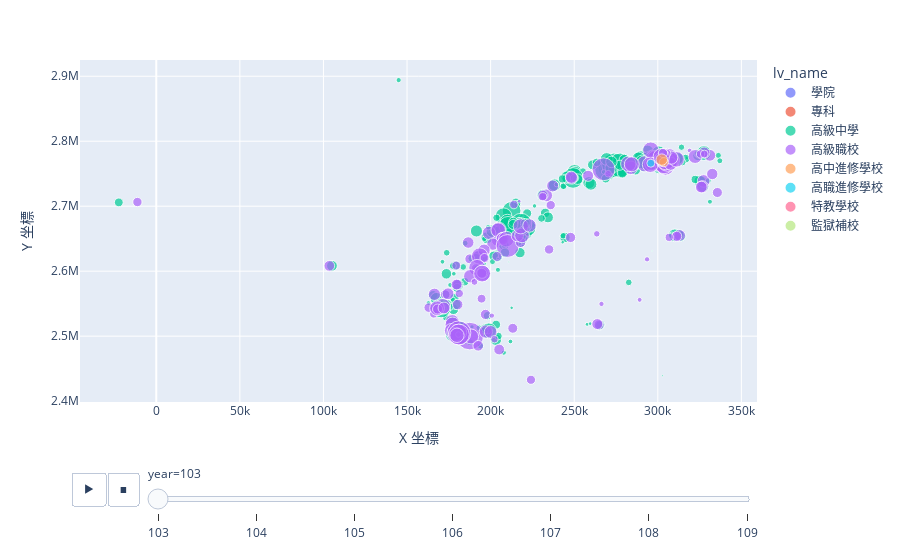

The cell this chart's notebook holds for it:
### Markdown cell above
### Q1：哪些學校師生比最高（一個老師要顧最多學生）？
私立巨人高中一直都有很高的師生比，109年是36學生/老師，嘉揚高中(39.57)及新光高中(44.14)在109年也有很高的師生比。
以高職來說，永平工商、開平餐飲、萬能工商、光隆家商等，都曾經在歷年資料中有最高的師生比，但較令人注目的仍是中山工商，學生數量最多(109年有8449人)，師生比維持在20以上，平均每一班的人數也保持40人以上。
### Q2：哪些學校平均班級人數最少？班級人數跟師生比是不是正相關(班級人數越少，師生比越低)？
私立漢英高中(4.5)及南海月光實驗中學(9.3)有最少的平均班級人數，私立芳曙商工(7.6)是高職中最低者。
高職有較明顯的負相關情況，班級人數一多，師生比就變大，高中則在不同的師生比狀態下，都有不同的班級人數。
### Q3：從103年到109年，有什麼變化？
1. 高職師生比減少、班級學生數變少：可從高職資料點的持續往左下移動看出趨勢
2. 高中各校學生數量有減少趨勢：可以從藍色資料點的縮小看出
3. 高中的師生比及平均班級人數有分散趨勢，可能代表不同高中嘗試不同教學特色

### Code cell
fig = px.scatter(base
                 , x='X 坐標', y='Y 坐標'
                 , color="lv_name", size="stud", hover_name="學校名稱", animation_frame = "year")
#fig.update_xaxes(range=[0, 0.15])
fig.show()

### Figure 1 — Plotly figure (JSON) as saved in the notebook; plotly's stock layout.template omitted (floating-point values rounded to 4 significant figures; data arrays with more than 128 entries replaced by an {"elided": "..."} marker saying what was removed)
{"data": [{"hovertemplate": "<b>%{hovertext}</b><br><br>lv_name=學院<br>year=103<br>X 坐標=%{x}<br>Y 坐標=%{y}<br>stud=%{marker.size}<extra></extra>", "hovertext": ["國立臺灣戲曲學院附設高職"], "legendgroup": "學院", "marker": {"color": "#636efa", "size": [400], "sizemode": "area", "sizeref": 24.76, "symbol": "circle"}, "mode": "markers", "name": "學院", "orientation": "v", "showlegend": true, "type": "scatter", "x": [null], "xaxis": "x", "y": [null], "yaxis": "y"}, {"hovertemplate": "<b>%{hovertext}</b><br><br>lv_name=專科<br>year=103<br>X 坐標=%{x}<br>Y 坐標=%{y}<br>stud=%{marker.size}<extra></extra>", "hovertext": ["國立臺東專科學校附設高職"], "legendgroup": "專科", "marker": {"color": "#EF553B", "size": [935], "sizemode": "area", "sizeref": 24.76, "symbol": "circle"}, "mode": "markers", "name": "專科", "orientation": "v", "showlegend": true, "type": "scatter", "x": [null], "xaxis": "x", "y": [null], "yaxis": "y"}, {"hovertemplate": "<b>%{hovertext}</b><br><br>lv_name=高級中學<br>year=103<br>X 坐標=%{x}<br>Y 坐標=%{y}<br>stud=%{marker.size}<extra></extra>", "hovertext": {"elided": "346 str values"}, "legendgroup": "高級中學", "marker": {"color": "#00cc96", "size": {"elided": "346 int values"}, "sizemode": "area", "sizeref": 24.76, "symbol": "circle"}, "mode": "markers", "name": "高級中學", "orientation": "v", "showlegend": true, "type": "scatter", "x": {"elided": "346 float values"}, "xaxis": "x", "y": {"elided": "346 float values"}, "yaxis": "y"}, {"hovertemplate": "<b>%{hovertext}</b><br><br>lv_name=高級職校<br>year=103<br>X 坐標=%{x}<br>Y 坐標=%{y}<br>stud=%{marker.size}<extra></extra>", "hovertext": {"elided": "154 str values"}, "legendgroup": "高級職校", "marker": {"color": "#ab63fa", "size": {"elided": "154 int values"}, "sizemode": "area", "sizeref": 24.76, "symbol": "circle"}, "mode": "markers", "name": "高級職校", "orientation": "v", "showlegend": true, "type": "scatter", "x": {"elided": "154 float values"}, "xaxis": "x", "y": {"elided": "154 float values"}, "yaxis": "y"}, {"hovertemplate": "<b>%{hovertext}</b><br><br>lv_name=高中進修學校<br>year=103<br>X 坐標=%{x}<br>Y 坐標=%{y}<br>stud=%{marker.size}<extra></extra>", "hovertext": ["私立南華高中進修學校", "私立志仁中學進修學校"], "legendgroup": "高中進修學校", "marker": {"color": "#FFA15A", "size": [1057, 1642], "sizemode": "area", "sizeref": 24.76, "symbol": "circle"}, "mode": "markers", "name": "高中進修學校", "orientation": "v", "showlegend": true, "type": "scatter", "x": [303600.0, 302400.0], "xaxis": "x", "y": [2768000.0, 2772000.0], "yaxis": "y"}, {"hovertemplate": "<b>%{hovertext}</b><br><br>lv_name=高職進修學校<br>year=103<br>X 坐標=%{x}<br>Y 坐標=%{y}<br>stud=%{marker.size}<extra></extra>", "hovertext": ["私立光華高商進修學校", "國立宜蘭大學附設農工職業進修學校", "國立臺中科技大學附設高商進修學校", "國立成功大學附設高工進修學校", "國立臺北商業大學附設高商進修學校"], "legendgroup": "高職進修學校", "marker": {"color": "#19d3f3", "size": [791, 36, 85, 356, 189], "sizemode": "area", "sizeref": 24.76, "symbol": "circle"}, "mode": "markers", "name": "高職進修學校", "orientation": "v", "showlegend": true, "type": "scatter", "x": [295800.0, null, null, null, null], "xaxis": "x", "y": [2766000.0, null, null, null, null], "yaxis": "y"}, {"hovertemplate": "<b>%{hovertext}</b><br><br>lv_name=特教學校<br>year=103<br>X 坐標=%{x}<br>Y 坐標=%{y}<br>stud=%{marker.size}<extra></extra>", "hovertext": ["國立臺中啟明學校", "國立和美實驗學校", "市立楠梓特殊學校"], "legendgroup": "特教學校", "marker": {"color": "#FF6692", "size": [63, 424, 39], "sizemode": "area", "sizeref": 24.76, "symbol": "circle"}, "mode": "markers", "name": "特教學校", "orientation": "v", "showlegend": true, "type": "scatter", "x": [null, null, null], "xaxis": "x", "y": [null, null, null], "yaxis": "y"}, {"hovertemplate": "<b>%{hovertext}</b><br><br>lv_name=監獄補校<br>year=103<br>X 坐標=%{x}<br>Y 坐標=%{y}<br>stud=%{marker.size}<extra></extra>", "hovertext": ["國立桃園農工進校分校", "私立宏德高商進修學校", "國立員林高中進校分校", "國立二林工商進校分校", "私立樹德高中進修學校", "私立正德高中進修學校"], "legendgroup": "監獄補校", "marker": {"color": "#B6E880", "size": [107, 88, 311, 58, 91, 83], "sizemode": "area", "sizeref": 24.76, "symbol": "circle"}, "mode": "markers", "name": "監獄補校", "orientation": "v", "showlegend": true, "type": "scatter", "x": [null, null, null, null, null, null], "xaxis": "x", "y": [null, null, null, null, null, null], "yaxis": "y"}], "layout": {"legend": {"itemsizing": "constant", "title": {"text": "lv_name"}, "tracegroupgap": 0}, "margin": {"t": 60}, "sliders": [{"active": 0, "currentvalue": {"prefix": "year="}, "len": 0.9, "pad": {"b": 10, "t": 60}, "steps": [{"args": [["103"], {"frame": {"duration": 0, "redraw": false}, "fromcurrent": true, "mode": "immediate", "transition": {"duration": 0, "easing": "linear"}}], "label": "103", "method": "animate"}, {"args": [["104"], {"frame": {"duration": 0, "redraw": false}, "fromcurrent": true, "mode": "immediate", "transition": {"duration": 0, "easing": "linear"}}], "label": "104", "method": "animate"}, {"args": [["105"], {"frame": {"duration": 0, "redraw": false}, "fromcurrent": true, "mode": "immediate", "transition": {"duration": 0, "easing": "linear"}}], "label": "105", "method": "animate"}, {"args": [["106"], {"frame": {"duration": 0, "redraw": false}, "fromcurrent": true, "mode": "immediate", "transition": {"duration": 0, "easing": "linear"}}], "label": "106", "method": "animate"}, {"args": [["107"], {"frame": {"duration": 0, "redraw": false}, "fromcurrent": true, "mode": "immediate", "transition": {"duration": 0, "easing": "linear"}}], "label": "107", "method": "animate"}, {"args": [["108"], {"frame": {"duration": 0, "redraw": false}, "fromcurrent": true, "mode": "immediate", "transition": {"duration": 0, "easing": "linear"}}], "label": "108", "method": "animate"}, {"args": [["109"], {"frame": {"duration": 0, "redraw": false}, "fromcurrent": true, "mode": "immediate", "transition": {"duration": 0, "easing": "linear"}}], "label": "109", "method": "animate"}], "x": 0.1, "xanchor": "left", "y": 0, "yanchor": "top"}], "updatemenus": [{"buttons": [{"args": [null, {"frame": {"duration": 500, "redraw": false}, "fromcurrent": true, "mode": "immediate", "transition": {"duration": 500, "easing": "linear"}}], "label": "&#9654;", "method": "animate"}, {"args": [[null], {"frame": {"duration": 0, "redraw": false}, "fromcurrent": true, "mode": "immediate", "transition": {"duration": 0, "easing": "linear"}}], "label": "&#9724;", "method": "animate"}], "direction": "left", "pad": {"r": 10, "t": 70}, "showactive": false, "type": "buttons", "x": 0.1, "xanchor": "right", "y": 0, "yanchor": "top"}], "xaxis": {"anchor": "y", "domain": [0, 1], "title": {"text": "X 坐標"}}, "yaxis": {"anchor": "x", "domain": [0, 1], "title": {"text": "Y 坐標"}}}}
